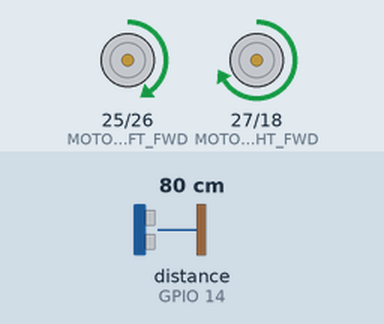
Recording of a sketch running on a simulated ESP32. On the bench: motor-driver pin pairs drawn as motors (green arrow = first pin HIGH = forward, orange = second pin HIGH = backward, longer = more drive, scaled by the enable pin). Inputs (shaded band) come from the test bench; at power-on: distance to the obstacle (sensor on GPIO 14) 80 cm. The echo pulse lasts 58.3 µs per cm; random numbers use the default seed unless the sketch sets one.

Above: at 1.2 s.
1.3 s: distance to the obstacle (sensor on GPIO 14) set to 33 cm
2.8 s: distance to the obstacle (sensor on GPIO 14) set to 27 cm
At 4.1 s:
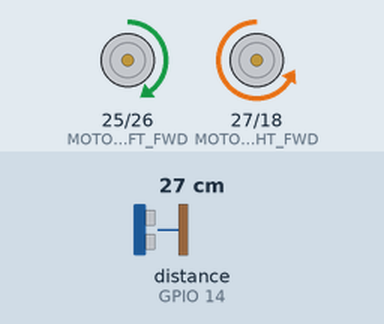
5.8 s: distance to the obstacle (sensor on GPIO 14) set to 35 cm
7.3 s: distance to the obstacle (sensor on GPIO 14) set to 2 cm
At 7.7 s:
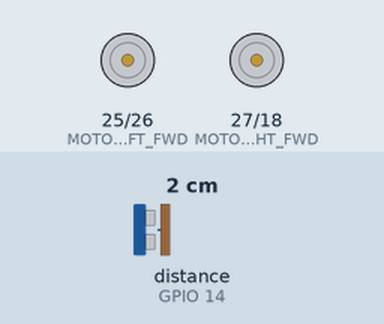
At 10.1 s:
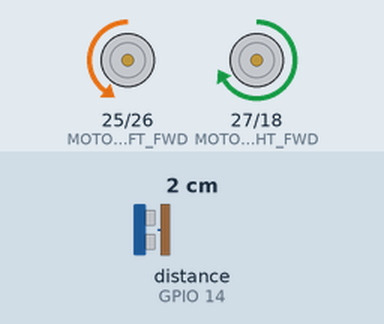
10.3 s: distance to the obstacle (sensor on GPIO 14) set to 60 cm
Timing chart, 0 to 12.8 s (numbered marks = the images above; inputs shaded):
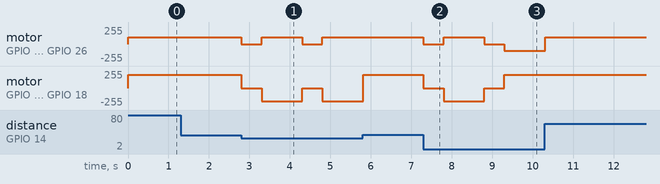

The sketch:

only_autonomous_code.ino
```cpp
#include <NewPing.h>

#define TRIG_PIN 12
#define ECHO_PIN 14

#define MOTOR_LEFT_FWD 25
#define MOTOR_LEFT_BWD 26
#define MOTOR_LEFT_ENABLE 33
#define MOTOR_RIGHT_FWD 27
#define MOTOR_RIGHT_BWD 18
#define MOTOR_RIGHT_ENABLE 19

#define MAX_DISTANCE 200
#define SAFE_DISTANCE 30

// Adjust this value to slow down the faster motor
#define LEFT_MOTOR_SPEED_COMPENSATION 100

NewPing sonar(TRIG_PIN, ECHO_PIN, MAX_DISTANCE);

void setup() {
  pinMode(MOTOR_LEFT_FWD, OUTPUT);
  pinMode(MOTOR_LEFT_BWD, OUTPUT);
  pinMode(MOTOR_LEFT_ENABLE, OUTPUT);
  pinMode(MOTOR_RIGHT_FWD, OUTPUT);
  pinMode(MOTOR_RIGHT_BWD, OUTPUT);
  pinMode(MOTOR_RIGHT_ENABLE, OUTPUT);

  // Compensate for motor speed difference
  analogWrite(MOTOR_LEFT_ENABLE, 200 - LEFT_MOTOR_SPEED_COMPENSATION);
  analogWrite(MOTOR_RIGHT_ENABLE, 200);

  Serial.begin(115200);
}

void loop() {
  int distance = sonar.ping_cm();

  if (distance > 0 && distance <= SAFE_DISTANCE) {
    stopMotors();
    delay(500);

    if (random(2) == 0) {
      turnLeft();
    } else {
      turnRight();
    }

    delay(1000);
  } else {
    moveForward();
  }
}

void moveForward() {
  digitalWrite(MOTOR_LEFT_FWD, HIGH);
  digitalWrite(MOTOR_LEFT_BWD, LOW);
  digitalWrite(MOTOR_RIGHT_FWD, HIGH);
  digitalWrite(MOTOR_RIGHT_BWD, LOW);
}

void stopMotors() {
  digitalWrite(MOTOR_LEFT_FWD, LOW);
  digitalWrite(MOTOR_LEFT_BWD, LOW);
  digitalWrite(MOTOR_RIGHT_FWD, LOW);
  digitalWrite(MOTOR_RIGHT_BWD, LOW);
}

void turnLeft() {
  digitalWrite(MOTOR_LEFT_FWD, LOW);
  digitalWrite(MOTOR_LEFT_BWD, HIGH);
  digitalWrite(MOTOR_RIGHT_FWD, HIGH);
  digitalWrite(MOTOR_RIGHT_BWD, LOW);
}

void turnRight() {
  digitalWrite(MOTOR_LEFT_FWD, HIGH);
  digitalWrite(MOTOR_LEFT_BWD, LOW);
  digitalWrite(MOTOR_RIGHT_FWD, LOW);
  digitalWrite(MOTOR_RIGHT_BWD, HIGH);
}
```

Measured:
- the behaviour switches between 31 and 30 cm on distance to the obstacle (sensor on GPIO 14) (found by bisection; images 0 and 1)
- after the input at 1.3 s, every drawn part: stays the same
- after the input at 2.8 s, motor on GPIO 25 (MOTOR_LEFT_FWD) / GPIO 26 (MOTOR_LEFT_BWD): alternates forward 100/255 for 1.0 s and stopped for 0.50 s, starting at once; motor on GPIO 27 (MOTOR_RIGHT_FWD) / GPIO 18 (MOTOR_RIGHT_BWD): alternates backward 200/255 for 1.0 s and stopped for 0.50 s, starting at once
